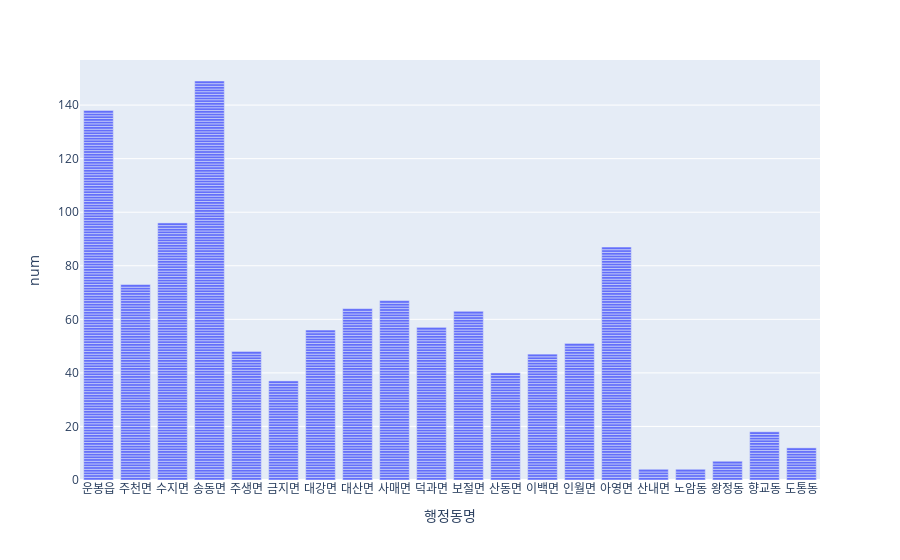

Notebook cell for this chart:
### Code cell
fig = px.bar(df1, x='행정동명', y='num')
fig.show()

### Figure 1 — Plotly figure (JSON) as saved in the notebook; plotly's stock layout.template omitted (floating-point values rounded to 4 significant figures; data arrays with more than 128 entries replaced by an {"elided": "..."} marker saying what was removed)
{"data": [{"alignmentgroup": "True", "hovertemplate": "행정동명=%{x}<br>num=%{y}<extra></extra>", "legendgroup": "", "marker": {"color": "#636efa", "pattern": {"shape": ""}}, "name": "", "offsetgroup": "", "orientation": "v", "showlegend": false, "textposition": "auto", "type": "bar", "x": {"elided": "1118 str values"}, "xaxis": "x", "y": {"elided": "1118 int values"}, "yaxis": "y"}], "layout": {"barmode": "relative", "legend": {"tracegroupgap": 0}, "margin": {"t": 60}, "xaxis": {"anchor": "y", "domain": [0, 1], "title": {"text": "행정동명"}}, "yaxis": {"anchor": "x", "domain": [0, 1], "title": {"text": "num"}}}}
